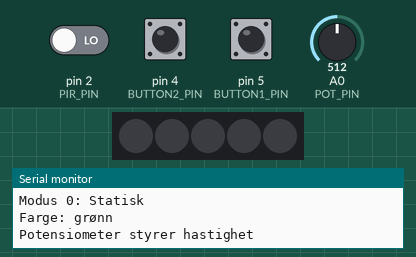
Bench run of a sketch on a simulated Arduino Uno, built with avr-gcc and run on an emulated ATmega328P. Parts: 5 RGB LEDs in strip order, left to right, the last lines printed to the serial monitor. The test bench sets the inputs (shaded band); at power-on: pin 4 (BUTTON2_PIN) LOW, pin 5 (BUTTON1_PIN) LOW, pin 2 (PIR_PIN) LOW, A0 (POT_PIN) = 512. Dim RGB values are drawn brighter than linear.

Above: at 1.2 s.
1.3 s: pin 4 (BUTTON2_PIN) pulled HIGH for 0.15 s
3.0 s: pin 5 (BUTTON1_PIN) pulled HIGH for 0.15 s
4.6 s: pin 4 (BUTTON2_PIN) pulled HIGH for 1 s
7.1 s: pin 2 (PIR_PIN) driven HIGH
At 7.7 s:
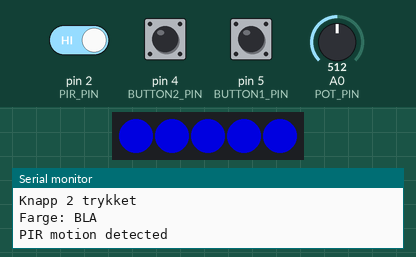
8.6 s: pin 4 (BUTTON2_PIN) pulled HIGH for 0.15 s
At 10.0 s:
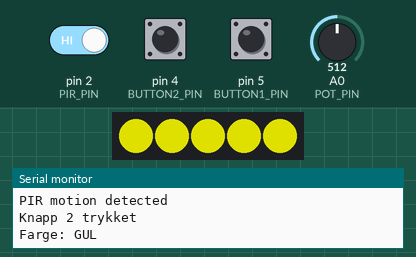
10.3 s: pin 4 (BUTTON2_PIN) pulled HIGH for 0.15 s
At 11.5 s:
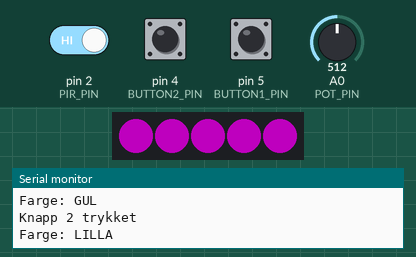
Timing chart, 0 to 13.0 s (numbered marks = the images above; inputs shaded):
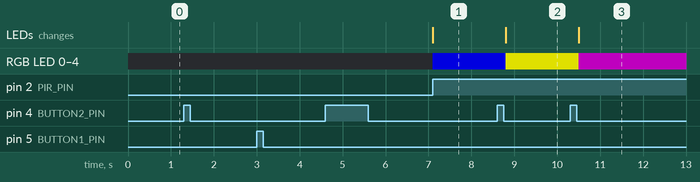

The sketch:

BASICALLY_FERDIG_2.ino
```cpp
#include <Arduino.h>
#include <FastLED.h>
#include "RTClib.h"

const uint8_t PIR_PIN = 2;
const uint8_t LED_DATA_PIN = 3;
const uint8_t BUTTON1_PIN = 5; // System on/off
const uint8_t BUTTON2_PIN = 4; // kort trykk = farge, hold = modus
const uint8_t POT_PIN = A0;    // Potensiometer
const uint8_t NUM_LEDS = 5;

const unsigned long DEBOUNCE_MS = 50;
const unsigned long LONG_PRESS_MS = 2000;
int potVerdi = 0;
unsigned long hastighet = 500;


CRGB leds[NUM_LEDS];
RTC_DS3231 rtc;

struct DebouncedButton {
  uint8_t pin;
  int stableState;
  int lastRawState;
  unsigned long lastChangeTime;
};

DebouncedButton button1{BUTTON1_PIN, LOW, LOW, 0};
DebouncedButton button2{BUTTON2_PIN, LOW, LOW, 0};

bool systemOn = false;

// MODUS
// 0 = statisk
// 1 = blink
// 2 = regnbue
// 3 = temperatur
int modus = 0;

//FARGE
// 0 = grønn
// 1 = rød
// 2 = blå
// 3 = gul
// 4 = lilla

int farge = 0;

bool button2PressActive = false;
bool button2LongPressHandled = false;
unsigned long button2PressStartTime = 0;

// PIR
int lastPirState = -1;

// BLINK
unsigned long forrigeBlink = 0;
bool lysPaa = false;

// REGNBUE
uint8_t hue = 0;
unsigned long forrigeRegnbue = 0;

// TEMPERATUR
unsigned long forrigeTemperatur = 0;
int temperatur = 0;

bool updateButton(DebouncedButton &button) {
  int rawState = digitalRead(button.pin);

  if (rawState != button.lastRawState) {
    button.lastRawState = rawState;
    button.lastChangeTime = millis();
  }

  if (millis() - button.lastChangeTime >= DEBOUNCE_MS &&
      rawState != button.stableState) {
    button.stableState = rawState;

    // true når knappen blir trykket ned
    if (button.stableState == HIGH){
      return true;
    }
  }

  return false;
}

// FINN VALGT FARGE
CRGB hentFarge() {

  if (farge == 0) {
    return CRGB::Green;
  }

  else if (farge == 1) {
    return CRGB::Red;
  }

  else if (farge == 2) {
    return CRGB::Blue;
  }

  else if (farge == 3) {
    return CRGB::Yellow;
  }

  else if (farge == 4) {
    return CRGB::Purple;
  }

  return CRGB::Green;
}

// SKRIVE UT HVILKEN FARGE
void skrivFarge() {

  if (farge == 0) {
    Serial.println("Farge: GRØNN");
  }

  else if (farge == 1) {
    Serial.println("Farge: RØD");
  }

  else if (farge == 2) {
    Serial.println("Farge: BLA");
  }

  else if (farge == 3) {
    Serial.println("Farge: GUL");
  }

  else if (farge == 4) {
    Serial.println("Farge: LILLA");
  }
}

//FINN FARGE BASERT PÅ TEMPERATUR
CRGB hentTemperaturFarge(int temp) {

  if (temp < 15) {

    // Kaldt
    return CRGB::Blue;
  }

  else if (temp < 20) {

    // Litt kaldt
    return CRGB::Cyan;
  }

  else if (temp < 24) {

    // Behagelig
    return CRGB::Green;
  }

  else if (temp < 27) {

    // Varmt
    return CRGB::Yellow;
  }

  else if (temp < 30) {

    // Veldig varmt
    return CRGB::Orange;
  }

  else {

    // Ekstremt varmt
    return CRGB::Red;
  }
}


// SKRIV UT TEMPERATUR
void skrivTemperatur() {

  Serial.print("Temperatur: ");
  Serial.print(temperatur);
  Serial.println(" C");
}

void setup() {
  pinMode(PIR_PIN, INPUT);

  // Knappene er koblet til 5V
  // med eksterne 10 kOhm pull-down motstander
  pinMode(BUTTON1_PIN, INPUT);
  pinMode(BUTTON2_PIN, INPUT);

  button1.stableState = button1.lastRawState = digitalRead(BUTTON1_PIN);
  button2.stableState = button2.lastRawState = digitalRead(BUTTON2_PIN);

  Serial.begin(9600);

  // RTC
  if (!rtc.begin()){
    Serial.println("couldn't find RTC");
    Serial.flush();

    while(1){
      delay(10);
    }
  }

  FastLED.addLeds<WS2812, LED_DATA_PIN, GRB>(leds, NUM_LEDS);
  FastLED.setBrightness(160);
  FastLED.clear(true);

  Serial.println("System startet");
  Serial.println("Modus 0: Statisk");
  Serial.println("Farge: grønn");
  Serial.println("Potensiometer styrer hastighet");
}


void loop() {

  //POTENSIOMETER
   potVerdi = analogRead(POT_PIN);
   hastighet = map(potVerdi, 0,1023,50,1000);

  // KNAPP 1 - SYSTEM AV/PÅ

  if (updateButton(button1)) {

    systemOn = !systemOn;

    lastPirState = -1;

    Serial.println(systemOn ? "System ON" : "System OFF");
  }

  // KNAPP 2 - BYTTE MODUS

  // Knappen blir trykket ned
  if (updateButton(button2)) {

    button2PressActive = true;
    button2LongPressHandled = false;
    button2PressStartTime = millis();

    Serial.println("Knapp 2 trykket");
  }

  // Knappen holdes inne
  if (button2PressActive &&
      button2.stableState == HIGH) {

    unsigned long pressDuration =
      millis() - button2PressStartTime;

    // Hvis knappen har vært holdt i 2 sekunder
    if (pressDuration >= LONG_PRESS_MS) {

      // Gå til neste modus
      modus++;

      // Etter modus 3 går vi tilbake til modus 0
      if (modus > 3) {
        modus = 0;
      }


      // Skriv ut hvilken modus vi har
      if (modus == 0) {
        Serial.println("Ny modus: STATISK");
        lysPaa = false;
      }

      else if (modus == 1) {
        Serial.println("Ny modus: BLINK");

        lysPaa = false;
        forrigeBlink = millis();
      }

      else if (modus == 2) {
        Serial.println("Ny modus: REGNBUE");

        // Start regnbuen på nytt
        hue = 0;
      }

      else if (modus == 3){
        Serial.println("Ny modus: TEMPERATUR");
        temperatur = rtc.getTemperature();
        skrivTemperatur();
      }

      // Start en ny 2-sekunders periode
      // uten at knappen må slippes
      button2PressStartTime = millis();
      button2LongPressHandled = true;
    }
  }


  // Knappen slippes
  if (button2PressActive &&
      button2.stableState == LOW) {

      if(!button2LongPressHandled){

farge++;
      // Etter lilla går vi tilbake til grønn
      if (farge > 4) {
        farge = 0;
      }

      skrivFarge();
      }


       // Ferdig med dette trykket
    button2PressActive = false;

    button2LongPressHandled = false;
  }


  // PIR + LYS
  CRGB outputColor = CRGB::Black;


  if (systemOn) {

    int pirState = digitalRead(PIR_PIN);


    // Rapporter bare når PIR-status endres
    if (pirState != lastPirState) {

      Serial.println(
        pirState == HIGH
        ? "PIR motion detected"
        : "No PIR motion"
      );

      lastPirState = pirState;
    }

    // BEVEGELSE
    if (pirState == HIGH) {

      // MODUS 0 - STATISK
      if (modus == 0) {

        outputColor = hentFarge();
      }

      // MODUS 1 - BLINK
      else if (modus == 1) {

        if (millis() - forrigeBlink >= hastighet) {

          forrigeBlink = millis();

          lysPaa = !lysPaa;
        }

        if (lysPaa) {
          outputColor = hentFarge();
        }
          else{
            outputColor = CRGB::Black;
          }
      }


      // MODUS 2 - REGNBUE
      else if (modus == 2) {

        if (millis() - forrigeRegnbue >= hastighet){
          forrigeRegnbue = millis();

          hue++;
        }
        for (uint8_t i = 0; i < NUM_LEDS; ++i) {

          leds[i] =
            CHSV(hue + (i * 30), 255, 255);
        }

        FastLED.show();

        // Vi har allerede vist regnbuen
        // så vi hopper over vanlig outputColor
        return;
      }
      // MODUS 3 - TEMPERATUR
      else if (modus == 3) {

        // Oppdater temperaturen hvert 3. sekund
        if (millis() - forrigeTemperatur >= 3000) {

          forrigeTemperatur = millis();

          temperatur = rtc.getTemperature();

          skrivTemperatur();
        }

        outputColor = hentTemperaturFarge(temperatur);
      }
    }
  }

  // VIS LED-ENE
  for (uint8_t i = 0; i < NUM_LEDS; ++i) {

    leds[i] = outputColor;
  }

  FastLED.show();
}
```

Measured:
- after the input at 7.1 s, RGB LED 0–4: off → RGB(0, 0, 160) at once; the LEDs: change at once (image 1)
- after the input at 8.6 s, RGB LED 0–4: RGB(0, 0, 160) → RGB(160, 160, 0) after 0.20 s; the LEDs: change after 0.20 s (image 2)
- after the input at 10.3 s, RGB LED 0–4: RGB(160, 160, 0) → RGB(80, 0, 80) after 0.20 s; the LEDs: change after 0.20 s (image 3)
